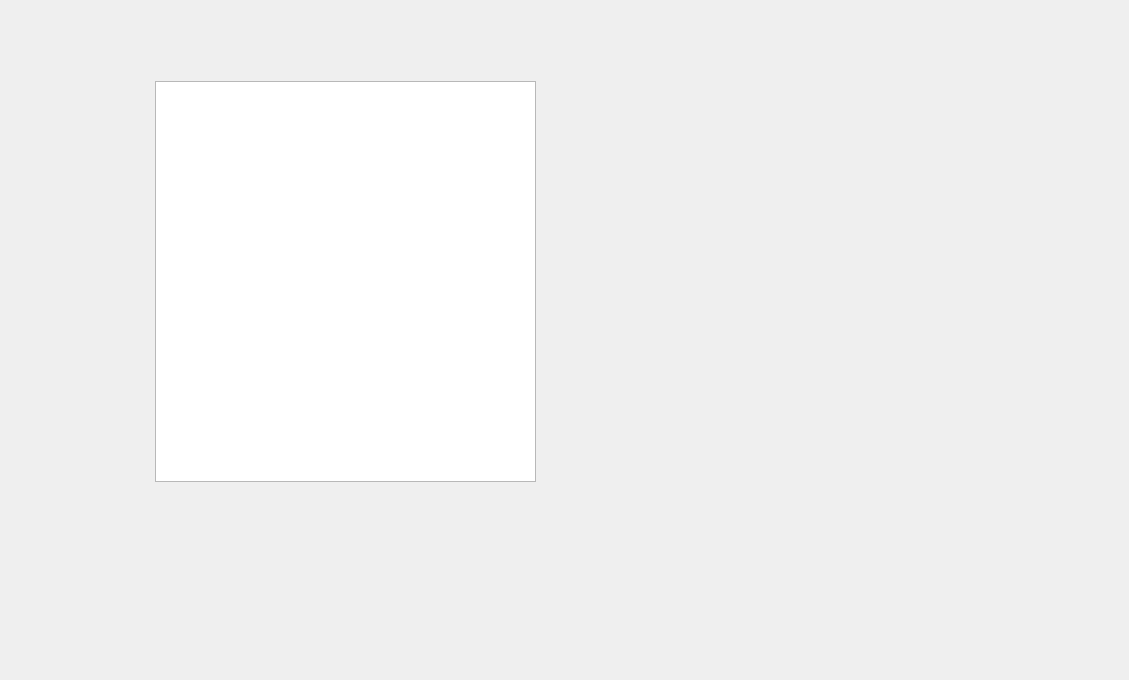
<?xml version="1.0" encoding="UTF-8"?>
<ui version="4.0">
 <class>stat_combo</class>
 <widget class="QDialog" name="stat_combo">
  <property name="geometry">
   <rect>
    <x>0</x>
    <y>0</y>
    <width>1129</width>
    <height>680</height>
   </rect>
  </property>
  <property name="windowTitle">
   <string>Dialog</string>
  </property>
  <widget class="QGraphicsView" name="graphicsView">
   <property name="geometry">
    <rect>
     <x>155</x>
     <y>81</y>
     <width>381</width>
     <height>401</height>
    </rect>
   </property>
  </widget>
 </widget>
 <resources/>
 <connections/>
</ui>
